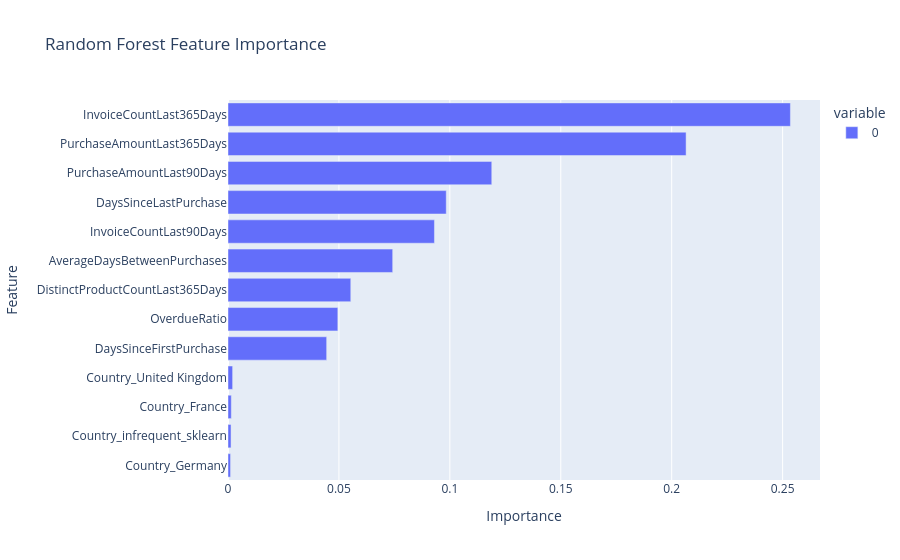

Notebook cell for this chart:
### Markdown cell above
- Feature Importance

### Code cell
feature_names = final_pipeline.named_steps['Preprocessing'].get_feature_names_out()

importance = pd.Series(final_pipeline.named_steps['Model'].feature_importances_,
                       index= [name.split('__')[-1] for name in feature_names]).sort_values()

px.bar(importance, orientation= 'h', title= 'Random Forest Feature Importance',
       labels= {'value': 'Importance', 'index': 'Feature'})

### Figure 1 — Plotly figure (JSON) as saved in the notebook; plotly's stock layout.template omitted (floating-point values rounded to 4 significant figures)
{"data": [{"hovertemplate": "variable=0<br>Importance=%{x}<br>Feature=%{y}<extra></extra>", "legendgroup": "0", "marker": {"color": "#636efa", "pattern": {"shape": ""}}, "name": "0", "orientation": "h", "showlegend": true, "textposition": "auto", "type": "bar", "x": [0.001155, 0.001372, 0.001492, 0.002086, 0.04448, 0.04951, 0.05534, 0.07424, 0.09306, 0.09838, 0.1189, 0.2065, 0.2535], "xaxis": "x", "y": ["Country_Germany", "Country_infrequent_sklearn", "Country_France", "Country_United Kingdom", "DaysSinceFirstPurchase", "OverdueRatio", "DistinctProductCountLast365Days", "AverageDaysBetweenPurchases", "InvoiceCountLast90Days", "DaysSinceLastPurchase", "PurchaseAmountLast90Days", "PurchaseAmountLast365Days", "InvoiceCountLast365Days"], "yaxis": "y"}], "layout": {"barmode": "relative", "legend": {"title": {"text": "variable"}, "tracegroupgap": 0}, "title": {"text": "Random Forest Feature Importance"}, "xaxis": {"anchor": "y", "domain": [0.0, 1.0], "title": {"text": "Importance"}}, "yaxis": {"anchor": "x", "domain": [0.0, 1.0], "title": {"text": "Feature"}}}}
